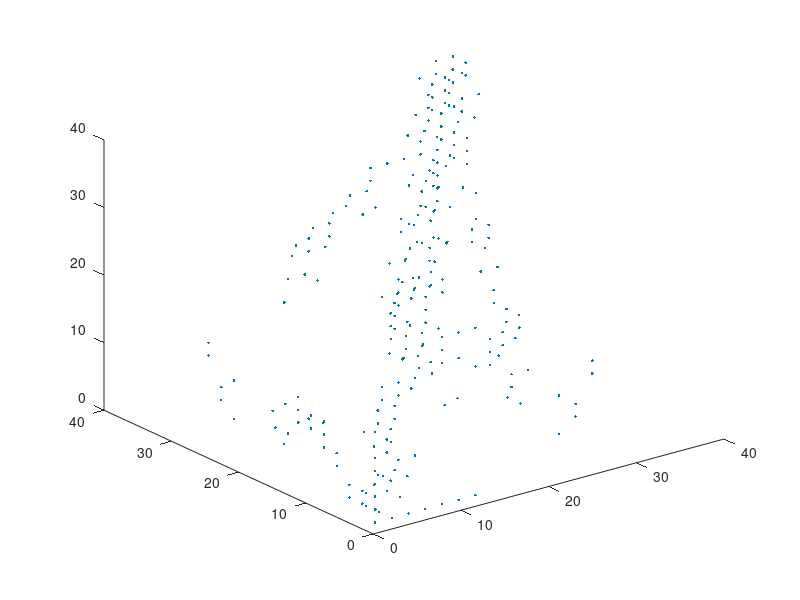
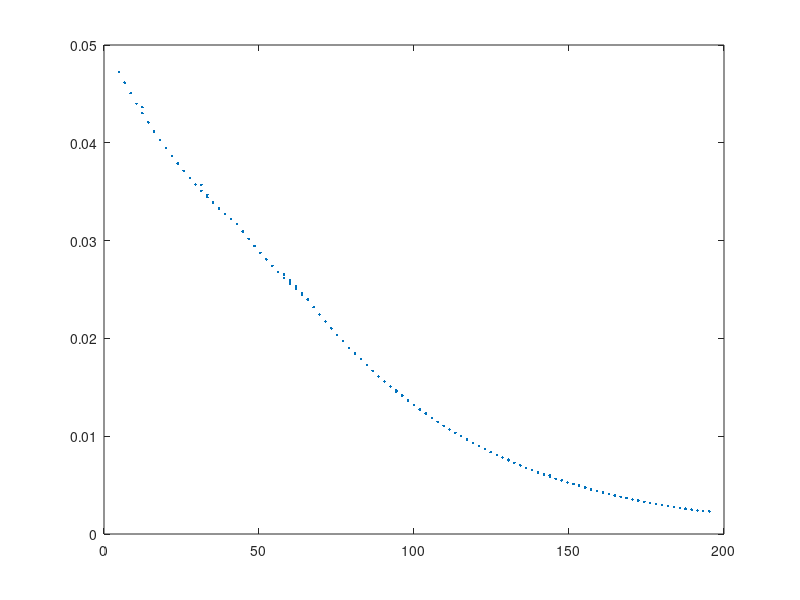

The MATLAB source for these figures, in order:
clear all
close all
clc

% plot from txt files
fileID = fopen('ps.dat');
ps = textscan(fileID,'%f %f %f');
ps = cell2mat(ps);
fclose(fileID);
figure(1)
plot3(ps(:,1),ps(:,2),ps(:,3),'.')
% plot(ps(:,1),ps(:,2),'.')

fileID = fopen('pf.dat');
pf = textscan(fileID,'%f %f');
pf = cell2mat(pf);
fclose(fileID);
figure(2)
plot(pf(:,1),pf(:,2),'.')
% plot3(pf(:,1),pf(:,2),pf(:,3),'.')